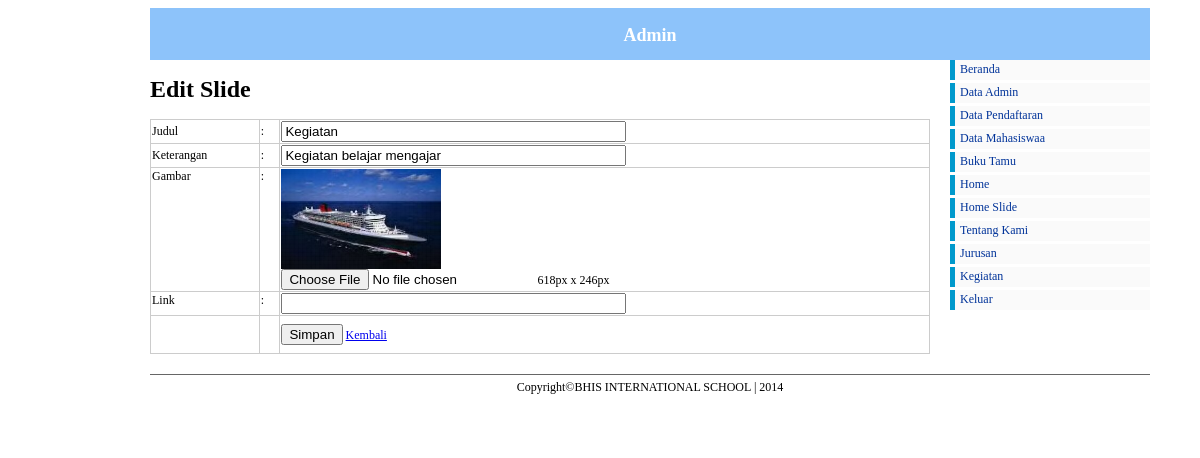
Screenshot of /admin/index.php?pg=slide/ubah_slide&id=1 (signed in) with the database file from the repository.
### tables this page shows
CREATE TABLE IF NOT EXISTS `slide` (
  `id` int(11) NOT NULL AUTO_INCREMENT,
  `judul` varchar(50) NOT NULL,
  `keterangan` varchar(100) NOT NULL,
  `gambar` varchar(100) NOT NULL,
  `link` varchar(100) NOT NULL,
  PRIMARY KEY (`id`)
);

### admin/slide/ubah_slide.php (the view, shortened to what this page needs)
<?php
$data 	= mysql_query("SELECT * FROM slide WHERE id = '$_GET[id]'");
$tampil = mysql_fetch_array($data);
?>
<h1>Edit Slide</h1>
<form action="" method="post" enctype="multipart/form-data" name="form1">
	<table width="441" border="1" align="center">
		<tr>
			<td width="50">Judul</td>
			<td width="8">:</td>
			<td width="97">
				<input name="judul" type="text" id="judul" size="40" class="required" value="<?php echo (isset($_POST['judul'])) ? $_POST['judul'] : $tampil['judul']; ?>" />
			</td>
		</tr>
		<tr>
			<td width="50">Keterangan</td>
			<td width="8">:</td>
			<td width="97">
				<input name="keterangan" type="text" id="keterangan" size="40" value="<?php echo (isset($_POST['keterangan'])) ? $_POST['keterangan'] : $tampil['keterangan']; ?>" />
			</td>
		</tr>
		<tr>
			<td width="50" valign="top">Gambar</td>
			<td width="8" valign="top">:</td>
			<td width="97">
				<img src="../images/slide/<?php echo $tampil['gambar']; ?>"  width="160" height="100"/><br/>
				<input name="gambar" type="file" id="gambar" size="40" />  <span>618px x 246px</span>
			</td>
		</tr>
		<tr>
			<td valign="top">Link</td>
			<td valign="top">:</td>
			<td>
				<input name="link" type="text" id="link" size="40" value="<?php echo (isset($_POST['link'])) ? $_POST['link'] : $tampil['link']; ?>";/>
			</td>
		</tr>
		<tr>
			<td height="35">&nbsp;</td>
			<td>&nbsp;</td>
			<td>
				<input type="submit" name="button" class="klik" value="Simpan">
				<a href="?pg=slide/data_slide" class="klik">Kembali</a>
			</td>
		</tr>
	</table>
</form>

### admin/css/admin.css (style rules this page uses)
body { font-size: 62.5%; font-family: "Trebuchet MS", "Arial", "Helvetica", "Verdana", "sans-serif"; }
table { font-size: 12px; width:780px; border:1px solid #CCC; border-collapse:collapse; }

### rows the page displays
slide: judul "Kegiatan", keterangan "Kegiatan belajar mengajar", gambar (picture)
